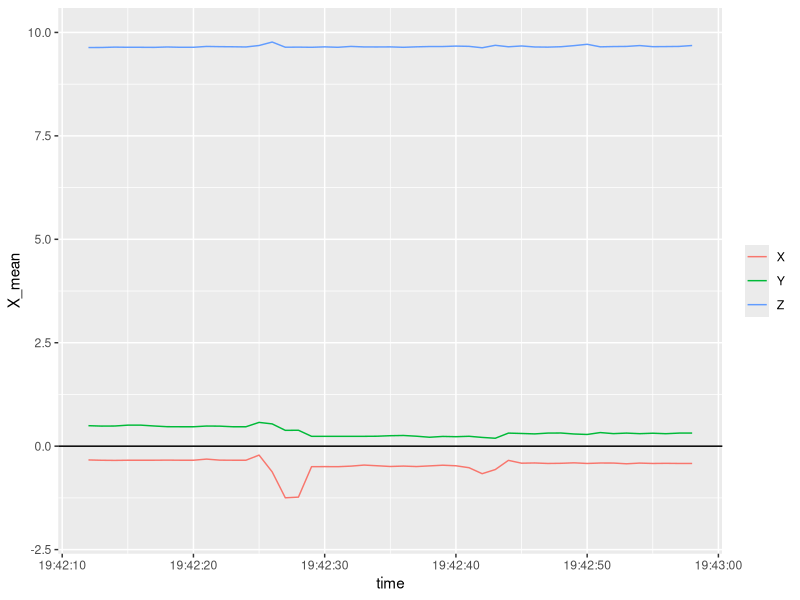
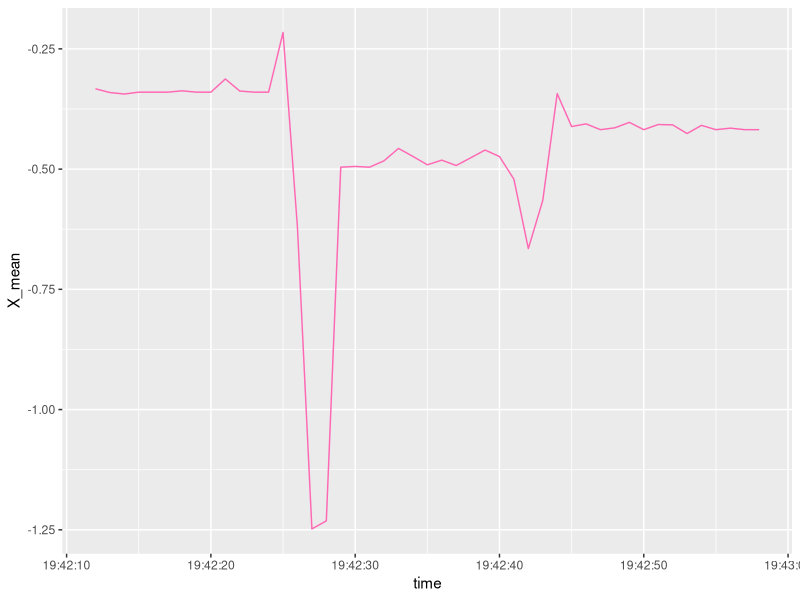
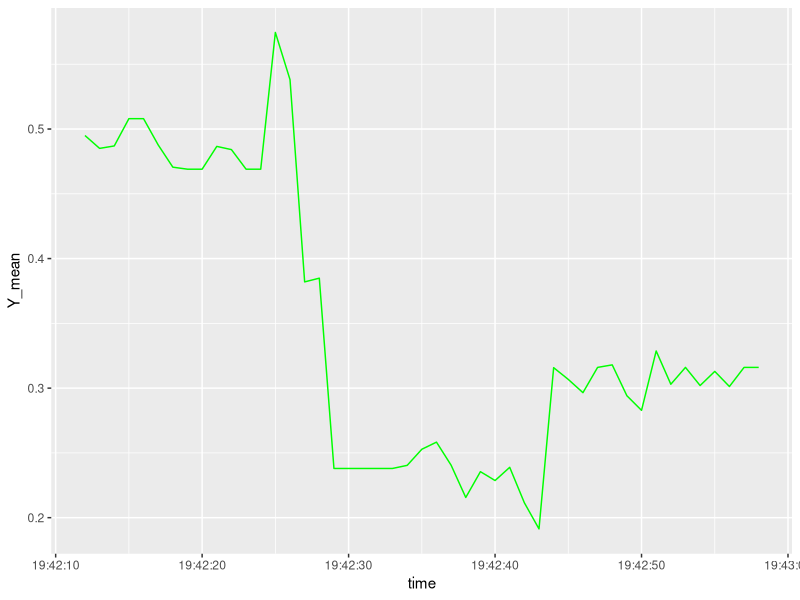
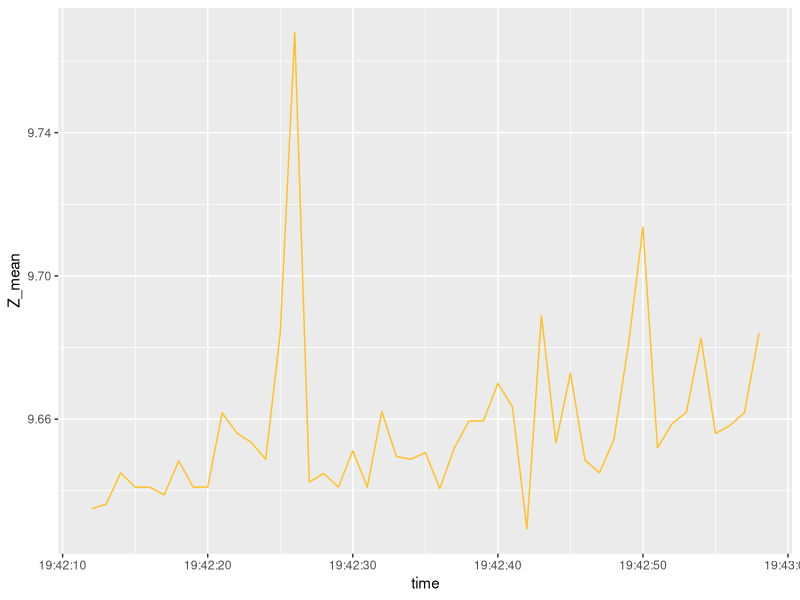
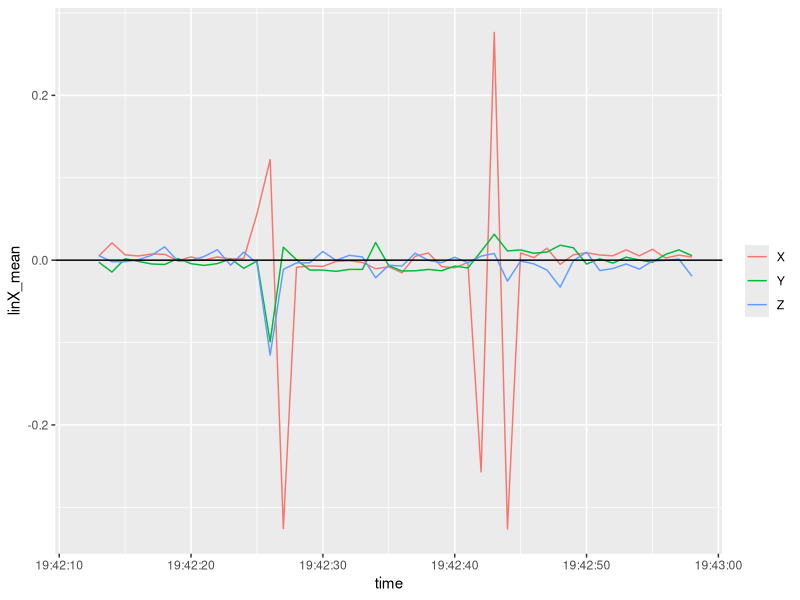
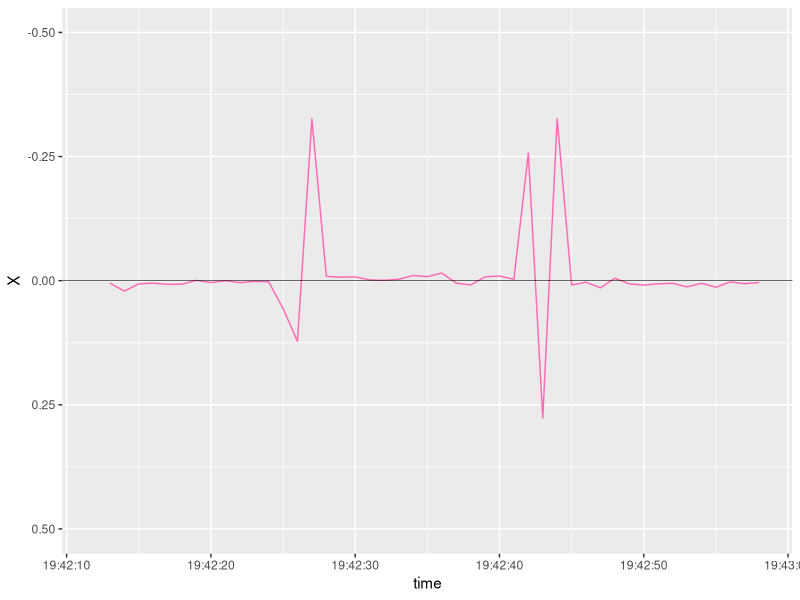
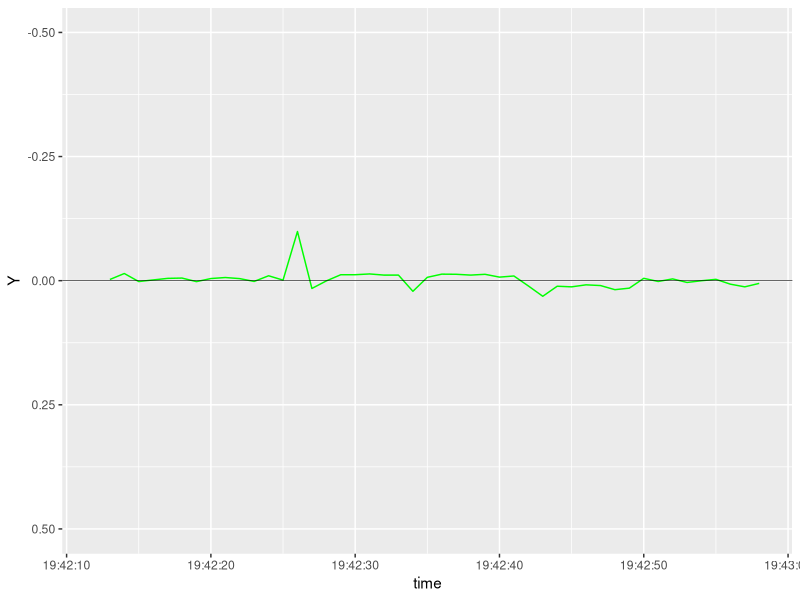
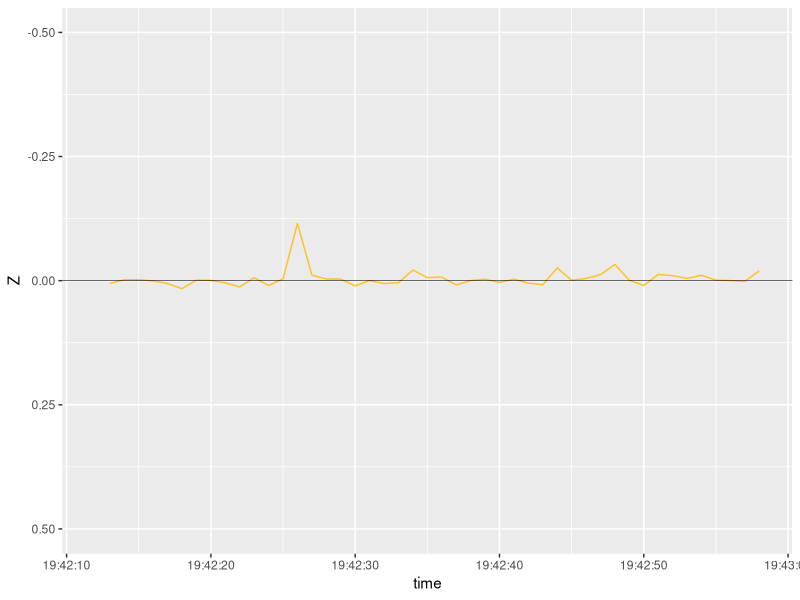

Write the R code that produced these figures, in order. (Note: this script raises an error after producing the figures.)
## ---- chunk 1
library(tidyverse)
Acc_X_cal <- read_csv("Acc_X.csv", na = "1000")
## ---- chunk 2
DT_df <- Acc_X_cal %>% 
  mutate(datetime = make_datetime(Year, Month, Day, Hour, Minute, Second))
## ---- chunk 3
DT <- ymd_hms("1997-06-10 12:06:50")
## ---- chunk 4
head(DT_df$datetime)
## ---- chunk 5
library(hms)
## ---- chunk 6
times <- parse_hms(c("00:00:00.25", "00:00:01", "00:01:30", "01:00:00"))
times

times_num <- as.numeric(times)
times_num

as_hms(times_num)
## ---- chunk 7
DT_df$time <- as_hms(paste(DT_df$Hour, DT_df$Minute, DT_df$Second, sep = ":"))

head(DT_df)
## ---- chunk 8
group_X <- DT_df %>% 
  select(time, Acc_X) %>% 
  group_by(time) %>% 
  summarize(X_mean = mean(Acc_X)) %>%
  group_by(time)

group_X
## ---- chunk 9
group_Y <- DT_df %>% 
  select(time, Acc_Y) %>% 
  group_by(time) %>% 
  summarize(Y_mean = mean(Acc_Y)) %>%
  group_by(time)

group_Y
  
## ---- chunk 10
group_Z <- DT_df %>% 
  select(time, Acc_Z) %>% 
  group_by(time) %>% 
  summarize(Z_mean = mean(Acc_Z)) %>%
  group_by(time)

group_Z
## ---- chunk 11
Acc_grouped_plot <- ggplot() + 
  geom_line(data = group_X, mapping = aes(x = time, y = X_mean, color = "X")) + 
  geom_line(data = group_Y, mapping = aes(x = time, y = Y_mean, color = "Y")) + 
  geom_line(data = group_Z, mapping = aes(x = time, y = Z_mean, color = "Z")) + 
  geom_hline(yintercept = 0) + ylim(-2, 10)
Acc_grouped_plot + theme(legend.title = element_blank())
ggsave("/cloud/project/projects/mcgreal.pkg_project/Acc_grouped_plot.png")

## ---- chunk 12
group_X_plot <- ggplot() +
  geom_line(data = group_X, mapping = aes(x = time, y = X_mean), color = "hotpink")
group_X_plot

group_Y_plot <- ggplot() +
  geom_line(data = group_Y, mapping = aes(x = time, y = Y_mean), color = "green")
group_Y_plot

group_Z_plot <- ggplot() +
  geom_line(data = group_Z, mapping = aes(x = time, y = Z_mean), color = "goldenrod1")
group_Z_plot


## ---- chunk 13
group_linX <- DT_df %>% 
  select(time, linAcc_X) %>% 
  group_by(time) %>% 
  summarize(linX_mean = mean(linAcc_X)) %>%
  group_by(time)
group_linX

group_linY <- DT_df %>% 
  select(time, linAcc_Y) %>% 
  group_by(time) %>% 
  summarize(linY_mean = mean(linAcc_Y)) %>%
  group_by(time)
group_linY

group_linZ <- DT_df %>% 
  select(time, linAcc_Z) %>% 
  group_by(time) %>% 
  summarize(linZ_mean = mean(linAcc_Z)) %>%
  group_by(time)
group_linZ

linAcc_grouped_plot <- ggplot() + 
  geom_line(data = group_linX, mapping = aes(x = time, y = linX_mean, color = "X")) + 
  geom_line(data = group_linY, mapping = aes(x = time, y = linY_mean, color = "Y")) + 
  geom_line(data = group_linZ, mapping = aes(x = time, y = linZ_mean, color = "Z")) + 
  geom_hline(yintercept = 0) 
linAcc_grouped_plot + theme(legend.title = element_blank())
ggsave("/cloud/project/projects/mcgreal.pkg_project/linAcc_grouped_plot.png")
## ---- chunk 14
group_linX_plot <- ggplot() +
  geom_line(data = group_linX, mapping = aes(x = time, y = linX_mean), color = "hotpink") +
  ylim(0.5,-0.5) + labs(y = "X") + geom_hline(yintercept = 0, size = 0.2) 
group_linX_plot

group_linY_plot <- ggplot() +
  geom_line(data = group_linY, mapping = aes(x = time, y = linY_mean), color = "green") +
   ylim(0.5,-0.5) + labs(y = "Y") + geom_hline(yintercept = 0, size = 0.2) 
group_linY_plot

group_linZ_plot <- ggplot() +
  geom_line(data = group_linZ, mapping = aes(x = time, y = linZ_mean), color = "goldenrod1") +
   ylim(0.5,-0.5) + labs(y = "Z") + geom_hline(yintercept = 0, size = 0.2) 
group_linZ_plot

#library(cowplot)
linAcc_plots <- plot_grid(group_linX_plot, group_linY_plot, group_linZ_plot, align = "v", axis = "rlbt", nrow = 3, ncol = 1)
linAcc_plots
ggsave("/cloud/project/projects/mcgreal.pkg_project/linAcc_plots.png")

## ---- chunk 15
group_X_plot <- ggplot() +
  geom_line(data = group_X, mapping = aes(x = time, y = X_mean), color = "hotpink") +
  ylim(-2, 10) + labs(y = "X") + geom_hline(yintercept = 0, size = 0.2) 
group_X_plot

group_Y_plot <- ggplot() +
  geom_line(data = group_Y, mapping = aes(x = time, y = Y_mean), color = "green") +
   ylim(-2, 10) + labs(y = "Y") + geom_hline(yintercept = 0, size = 0.2) 
group_Y_plot

group_Z_plot <- ggplot() +
  geom_line(data = group_Z, mapping = aes(x = time, y = Z_mean), color = "goldenrod1") +
   ylim(-2, 10) + labs(y = "Z") + geom_hline(yintercept = 0, size = 0.2) 
group_Z_plot

#library(cowplot)
Acc_plots <- plot_grid(group_X_plot, group_Y_plot, group_Z_plot, align = "v", axis = "rlbt", nrow = 3, ncol = 1)
Acc_plots
ggsave("/cloud/project/projects/mcgreal.pkg_project/Acc_plots.png")
## ---- chunk 16

#library(cowplot)
z1_Acc_plots <- plot_grid(group_X_plot, group_Y_plot, group_Z_plot, align = "v", axis = "rlbt", nrow = 3, ncol = 1)
z1_Acc_plots
ggsave("/cloud/project/projects/mcgreal.pkg_project/z1_Acc_plots.png")
## ---- chunk 17
Acc_X_cal_1 <- tibble::rowid_to_column(Acc_X_cal, "ID")

## ---- chunk 18
linAcc_cal_plot <- Acc_X_cal_1 %>% 
  ggplot() + 
  geom_line(mapping = aes(x = ID, y = linAcc_X, color = "X")) + 
  geom_line(mapping = aes(x = ID, y = linAcc_Y, color = "Y")) + 
  geom_line(mapping = aes(x = ID, y = linAcc_Z, color = "Z")) + geom_hline(yintercept = 0) + labs(title = "Forward (+X) Backward (-X) Motion", x = "Sampling interval (sample #)", y = "Linear Acceleration (m/s^2)")
linAcc_cal_plot
ggsave("/cloud/project/projects/mcgreal.pkg_project/linAcc_plot.png")

#graph showing the croc moving in the direction of +x. Acc is still, then accelerates (+ spike), then decelerates (- spike), then is still again
linAcc_cal_plot_2 <- Acc_X_cal_1 %>% 
  ggplot() + 
  geom_line(mapping = aes(x = ID, y = linAcc_X, color = "X")) + 
  geom_line(mapping = aes(x = ID, y = linAcc_Y, color = "Y")) + 
  geom_line(mapping = aes(x = ID, y = linAcc_Z, color = "Z")) + geom_hline(yintercept = 0) + xlim(600, 800) + labs(title = "Single Movement in +X Direction", x = "Sampling interval (sample #)", y = "Linear Acceleration (m/s^2)")
linAcc_cal_plot_2
ggsave("/cloud/project/projects/mcgreal.pkg_project/linAcc_forward.png")

#graph showing the croc moving in the direction of +x. Acc is still, then accelerates (+ spike), then decelerates (- sprike), then is still again
linAcc_cal_plot_3 <- Acc_X_cal_1 %>% 
  ggplot() + 
  geom_line(mapping = aes(x = ID, y = linAcc_X, color = "X")) + 
  geom_line(mapping = aes(x = ID, y = linAcc_Y, color = "Y")) + 
  geom_line(mapping = aes(x = ID, y = linAcc_Z, color = "Z")) + geom_hline(yintercept = 0) + xlim(1300, 1700) + labs(title = "Single Movement in -X Direction", x = "Sampling interval (sample #)", y = "Linear Acceleration (m/s^2)")
linAcc_cal_plot_3
ggsave("/cloud/project/projects/mcgreal.pkg_project/linAcc_backward.png")
## ---- chunk 19
Acc_cal_plot <- Acc_X_cal_1 %>% 
  ggplot() + 
  geom_line(mapping = aes(x = ID, y = Acc_X, color = "X")) + 
  geom_line(mapping = aes(x = ID, y = Acc_Y, color = "Y")) + 
  geom_line(mapping = aes(x = ID, y = Acc_Z, color = "Z")) + geom_hline(yintercept = 0) + labs(title = "Forward (+X) Backward (-X) Motion", x = "Sampling interval (sample #)", y = "Acceleration (m/s^2)")
Acc_cal_plot
ggsave("/cloud/project/projects/mcgreal.pkg_project/Acc_plot.png")

Acc_cal_plot_2 <- Acc_X_cal_1 %>% 
  ggplot() + 
  geom_line(mapping = aes(x = ID, y = Acc_X, color = "X")) + 
  geom_line(mapping = aes(x = ID, y = Acc_Y, color = "Y")) + 
  geom_line(mapping = aes(x = ID, y = Acc_Z, color = "Z")) + geom_hline(yintercept = 0) + xlim(600, 800) + labs(title = "Single Movement in +X Direction", x = "Sampling interval (sample #)", y = "Acceleration (m/s^2)")
Acc_cal_plot_2
ggsave("/cloud/project/projects/mcgreal.pkg_project/Acc_forward.png")

Acc_cal_plot_3 <- Acc_X_cal_1 %>% 
  ggplot() + 
  geom_line(mapping = aes(x = ID, y = Acc_X, color = "X")) + 
  geom_line(mapping = aes(x = ID, y = Acc_Y, color = "Y")) + 
  geom_line(mapping = aes(x = ID, y = Acc_Z, color = "Z")) + geom_hline(yintercept = 0) + xlim(1300, 1700) + labs(title = "Single Movement in -X Direction", x = "Sampling interval (sample #)", y = "Acceleration (m/s^2)") + theme(legend.title.align = none)
Acc_cal_plot_3
ggsave("/cloud/project/projects/mcgreal.pkg_project/Acc_backward.png")
## ---- chunk 20
#install.packages("cowplot")
library(cowplot)

Acc_linAcc_cal <- plot_grid(linAcc_cal_plot, Acc_cal_plot)
Acc_linAcc_cal
ggsave("/cloud/project/projects/mcgreal.pkg_project/Acc_linAcc_cal.png")
## ---- chunk 21
#Linear Acc X
linAcc_X_cal <- Acc_X_cal_1 %>% 
  ggplot() + 
  geom_line(mapping = aes(x = ID, y = linAcc_X), color = "red") + 
  geom_hline(yintercept = 0) + xlim(600, 800) + labs(y = "X")
linAcc_X_cal
ggsave("/cloud/project/projects/mcgreal.pkg_project/linAcc_X_cal.png")

#Linear Acc Y
linAcc_Y_cal <- Acc_X_cal_1 %>% 
  ggplot() + 
  geom_line(mapping = aes(x = ID, y = linAcc_Y), color = "green") + 
  geom_hline(yintercept = 0) +
  xlim(600, 800) + labs(y = "Y")
linAcc_Y_cal
ggsave("/cloud/project/projects/mcgreal.pkg_project/linAcc_Y_cal.png")

#Linear Acc Z
linAcc_Z_cal <- Acc_X_cal_1 %>% 
  ggplot() + 
  geom_line(mapping = aes(x = ID, y = linAcc_Z), color = "blue") + 
  geom_hline(yintercept = 0) +
  xlim(600, 800) + labs(y = "Z")
linAcc_Z_cal
ggsave("/cloud/project/projects/mcgreal.pkg_project/linAcc_Z_cal.png")

#combine them
linAcc_cal_sep <- plot_grid(linAcc_X_cal, linAcc_Y_cal, linAcc_Z_cal, labels = c('1', '1', '2', '2'), ncol = 1)
linAcc_cal_sep
ggsave("/cloud/project/projects/mcgreal.pkg_project/linAcc_cal_sep.png")
## ---- chunk 22
#Acc X
Acc_X_cal <- Acc_X_cal_1 %>% 
  ggplot() + 
  geom_line(mapping = aes(x = ID, y = Acc_X), color = "red") + 
  geom_hline(yintercept = 0) + xlim(600, 800) + labs(y = "X")
Acc_X_cal
ggsave("/cloud/project/projects/mcgreal.pkg_project/Acc_X_cal.png")

#Linear Acc Y
Acc_Y_cal <- Acc_X_cal_1 %>% 
  ggplot() + 
  geom_line(mapping = aes(x = ID, y = Acc_Y), color = "green") + 
  geom_hline(yintercept = 0) +
  xlim(600, 800) + labs(y = "Y")
Acc_Y_cal
ggsave("/cloud/project/projects/mcgreal.pkg_project/Acc_Y_cal.png")

#Linear Acc Z
Acc_Z_cal <- Acc_X_cal_1 %>% 
  ggplot() + 
  geom_line(mapping = aes(x = ID, y = Acc_Z), color = "blue") + 
  geom_hline(yintercept = 0) +
  xlim(600, 800) + labs(y = "Z")
Acc_Z_cal
ggsave("/cloud/project/projects/mcgreal.pkg_project/Acc_Z_cal.png")

#combine them
Acc_cal_sep <- plot_grid(Acc_X_cal, Acc_Y_cal, Acc_Z_cal, labels = c('1', '1', '2', '2'), ncol = 1)
Acc_cal_sep
ggsave("/cloud/project/projects/mcgreal.pkg_project/Acc_cal_sep.png")
## ---- chunk 23
linAccX_cal_plot_3 <- Acc_X_cal_1 %>% 
  ggplot() + 
  geom_line(mapping = aes(x = ID, y = linAcc_X, color = "X")) +
  geom_hline(yintercept = 0) + xlim(1300, 1700) + labs(title = "Single Movement in -X Direction", x = "Sampling interval (sample #)", y = "Linear Acceleration (m/s^2)")
linAccX_cal_plot_3
ggsave("/cloud/project/projects/mcgreal.pkg_project/linAcc_backward_X.png")


AccX_cal_plot_3 <- Acc_X_cal_1 %>% 
  ggplot() + 
  geom_line(mapping = aes(x = ID, y = Acc_X, color = "X")) + 
   geom_hline(yintercept = 0) + xlim(1300, 1700) + labs(title = "Single Movement in -X Direction", x = "Sampling interval (sample #)", y = "Acceleration (m/s^2)") + theme(legend.title.align = none)
AccX_cal_plot_3
ggsave("/cloud/project/projects/mcgreal.pkg_project/Acc_backward_X.png")


